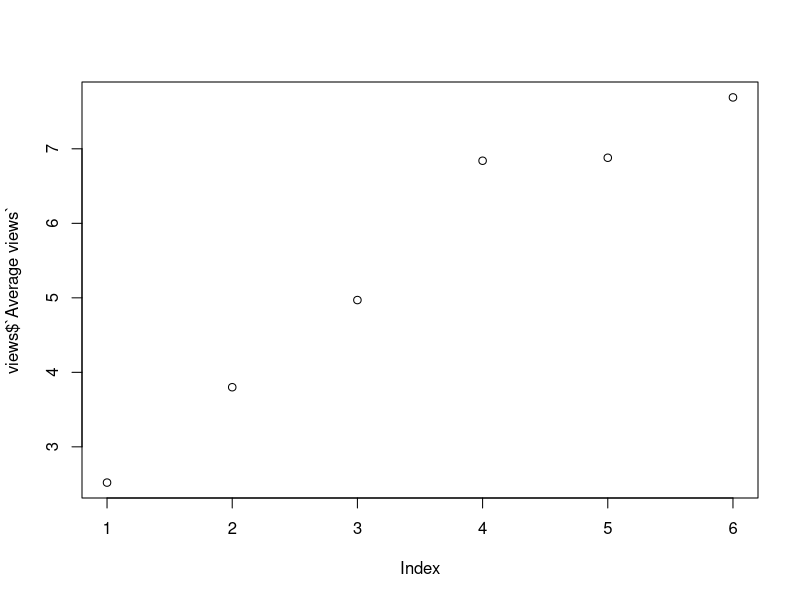
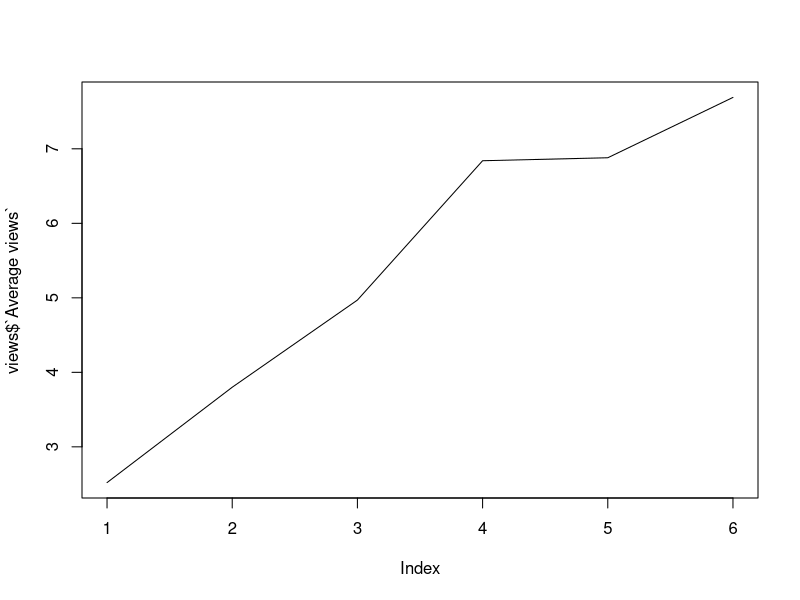

The R source for these figures, in order:
## ---- chunk 1
library(readxl)
views <- read_excel("US_Viewership_Game_of_Thrones.xlsx")
views
## ---- chunk 2
#| label: fig-mpg
#| fig-cap: "Average views (Season 1 to 6)"
plot(views$`Average views`, type="p")
## ---- chunk 3
#| label: fig-mpg2
#| fig-cap: "Average views (Season 1 to 6)"
plot(views$`Average views`, type="line")
